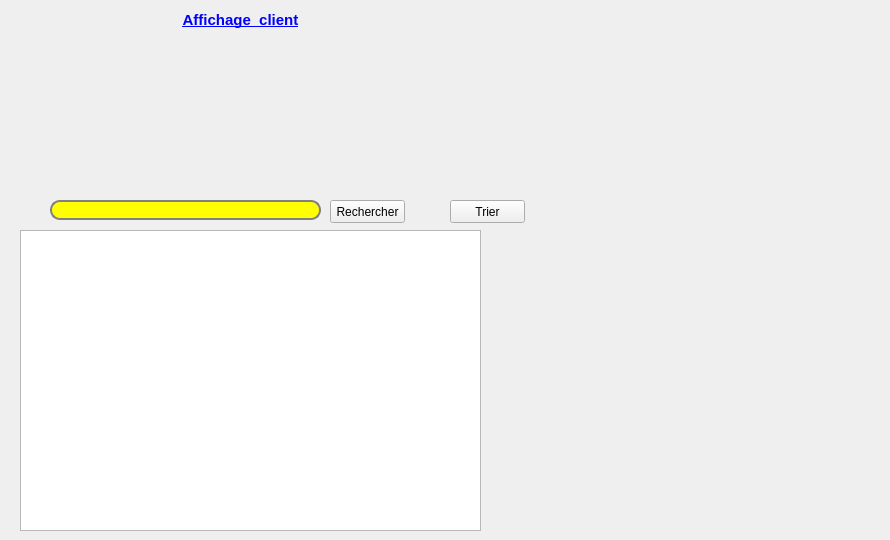
    <widget class="QWidget" name="tab_2">
     <attribute name="title">
      <string>Afficher client</string>
     </attribute>
     <widget class="QTableView" name="tabclient">
      <property name="geometry">
       <rect>
        <x>20</x>
        <y>230</y>
        <width>461</width>
        <height>301</height>
       </rect>
      </property>
      <property name="styleSheet">
       <string notr="true">QTableView {
    selection-background-color: qlineargradient(x1: 0, y1: 0, x2: 0.5, y2: 0.5,
                                stop: 0 #FF92BB, stop: 1 white);
}</string>
      </property>
     </widget>
     <widget class="QLabel" name="label_10">
      <property name="geometry">
       <rect>
        <x>160</x>
        <y>10</y>
        <width>161</width>
        <height>21</height>
       </rect>
      </property>
      <property name="text">
       <string>&lt;html&gt;&lt;head/&gt;&lt;body&gt;&lt;p align=&quot;center&quot;&gt;&lt;span style=&quot; font-size:11pt; font-weight:600; text-decoration: underline; color:#0000ff;&quot;&gt;Affichage_client&lt;/span&gt;&lt;/p&gt;&lt;/body&gt;&lt;/html&gt;</string>
      </property>
     </widget>
     <widget class="QLabel" name="label_12">
      <property name="geometry">
       <rect>
        <x>-120</x>
        <y>-90</y>
        <width>881</width>
        <height>471</height>
       </rect>
      </property>
      <property name="text">
       <string/>
      </property>
      <property name="pixmap">
       <pixmap>../../Desktop/interfaces/article-conduite-daimler.jpg</pixmap>
      </property>
     </widget>
     <widget class="QLineEdit" name="lineEdit_search">
      <property name="geometry">
       <rect>
        <x>50</x>
        <y>200</y>
        <width>271</width>
        <height>20</height>
       </rect>
      </property>
      <property name="styleSheet">
       <string notr="true">QLineEdit {
    border: 2px solid gray;
    border-radius: 10px;
    padding: 0 8px;
    background: yellow;
    selection-background-color: darkgray;
}</string>
      </property>
     </widget>
     <widget class="QPushButton" name="pushButton_rechercher">
      <property name="geometry">
       <rect>
        <x>330</x>
        <y>200</y>
        <width>75</width>
        <height>23</height>
       </rect>
      </property>
      <property name="styleSheet">
       <string notr="true">QProgressBar::chunk {
    background-color: #CD96CD;
    width: 10px;
    margin: 0.5px;
}</string>
      </property>
      <property name="text">
       <string>Rechercher</string>
      </property>
     </widget>
     <widget class="QPushButton" name="pushButton_tri_decr">
      <property name="geometry">
       <rect>
        <x>450</x>
        <y>200</y>
        <width>75</width>
        <height>23</height>
       </rect>
      </property>
      <property name="styleSheet">
       <string notr="true">QPushButton#evilButton {
    background-color: red;
    border-style: outset;
    border-width: 2px;
    border-radius: 10px;
    border-color: beige;
    font: bold 14px;
    min-width: 10em;
    padding: 6px;
}
QPushButton#evilButton:pressed {
    background-color: rgb(224, 0, 0);
    border-style: inset;
}</string>
      </property>
      <property name="text">
       <string>Trier</string>
      </property>
     </widget>
     <zorder>label_12</zorder>
     <zorder>tabclient</zorder>
     <zorder>label_10</zorder>
     <zorder>lineEdit_search</zorder>
     <zorder>pushButton_rechercher</zorder>
     <zorder>pushButton_tri_decr</zorder>
    </widget>
